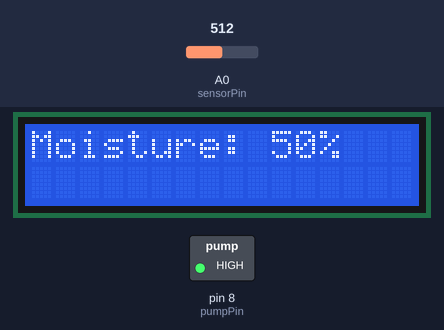
Recording of a sketch running on a simulated Arduino Uno, built with avr-gcc and run on an emulated ATmega328P. Parts: 16×2 character LCD, switched loads named in the sketch (green lamp = pin HIGH). The test bench sets the inputs (shaded band); at power-on: A0 (sensorPin) = 512.

Above: at 1.2 s.
1.3 s: A0 (sensorPin) set to 812
At 2.7 s:
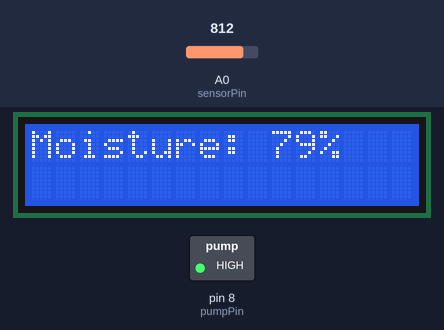
3.5 s: A0 (sensorPin) set to 847
At 4.7 s:
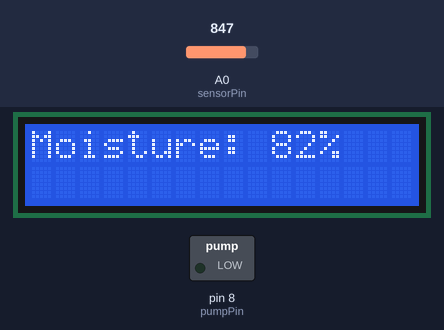
5.6 s: A0 (sensorPin) set to 900
At 6.7 s:
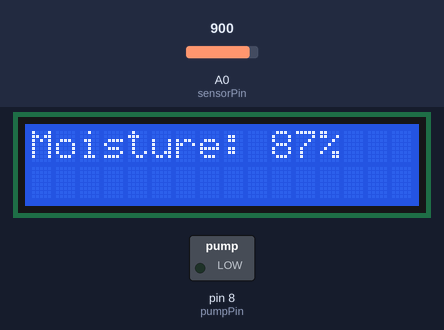
Timing chart, 0 to 8.6 s (numbered marks = the images above; inputs shaded):
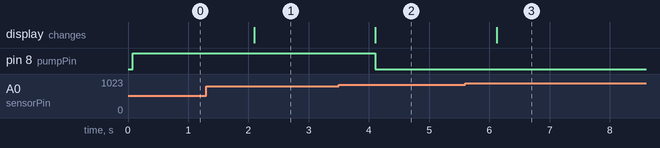

The sketch:

Autowatering-mois_based-prahasta.ino
```cpp
#include <Wire.h>  // Library for I2C communication
#include <LiquidCrystal_I2C.h>  // Library for LCD with I2C interface

LiquidCrystal_I2C lcd(0x27, 2, 1, 0, 4, 5, 6, 7, 3);  // Set the LCD address to 0x27 for a 16 chars and 2 line display

const int sensorPin = A0;  // Pin for soil moisture sensor
const int pumpPin = 8;     // Pin for pump relay

int moistureValue = 0;
int minMoisture = 65;  // Minimum moisture level for watering
int maxMoisture = 80;  // Maximum moisture level for watering

void setup() {
  pinMode(sensorPin, INPUT);
  pinMode(pumpPin, OUTPUT);

  lcd.begin(16, 2);  // Initialize the LCD
  lcd.backlight();   // Turn on backlight
  lcd.setCursor(0,0);
  lcd.print("Moisture: ");
}

void loop() {
  moistureValue = analogRead(sensorPin);
  int moisturePercentage = map(moistureValue, 0, 1023, 0, 100);  // Map sensor value to percentage

  lcd.setCursor(10,0);
  lcd.print(moisturePercentage);
  lcd.print("%   ");

  if (moisturePercentage < minMoisture) {
    digitalWrite(pumpPin, HIGH);  // Turn on the pump
  } else if (moisturePercentage > maxMoisture) {
    digitalWrite(pumpPin, LOW);   // Turn off the pump
  }

  delay(1000);  // Delay for stability
}
```

Measured:
- the behaviour switches between 828 and 829 on A0 (sensorPin) (found by bisection; images 1 and 2)
- after the input at 1.3 s, the display: changes after 0.79 s (image 1)
- after the input at 3.5 s, pin 8 (pumpPin): HIGH → LOW after 0.61 s; the display: changes after 0.61 s (image 2)
- after the input at 5.6 s, the display: changes after 0.52 s (image 3)
